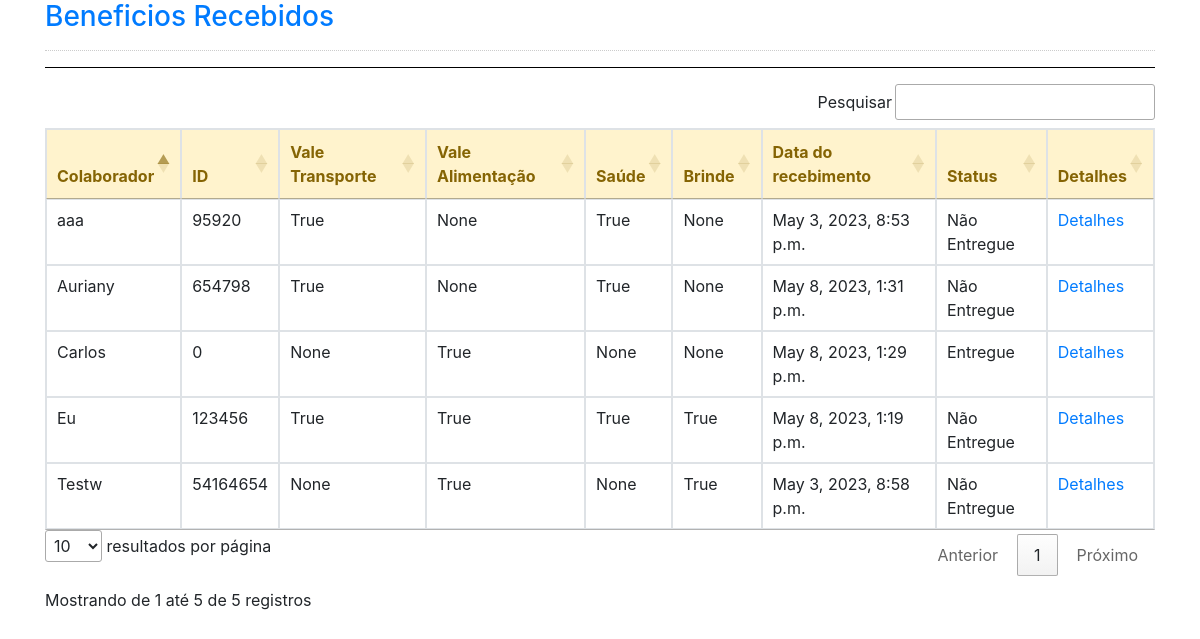
Page /beneficios/ on the earlier database version.
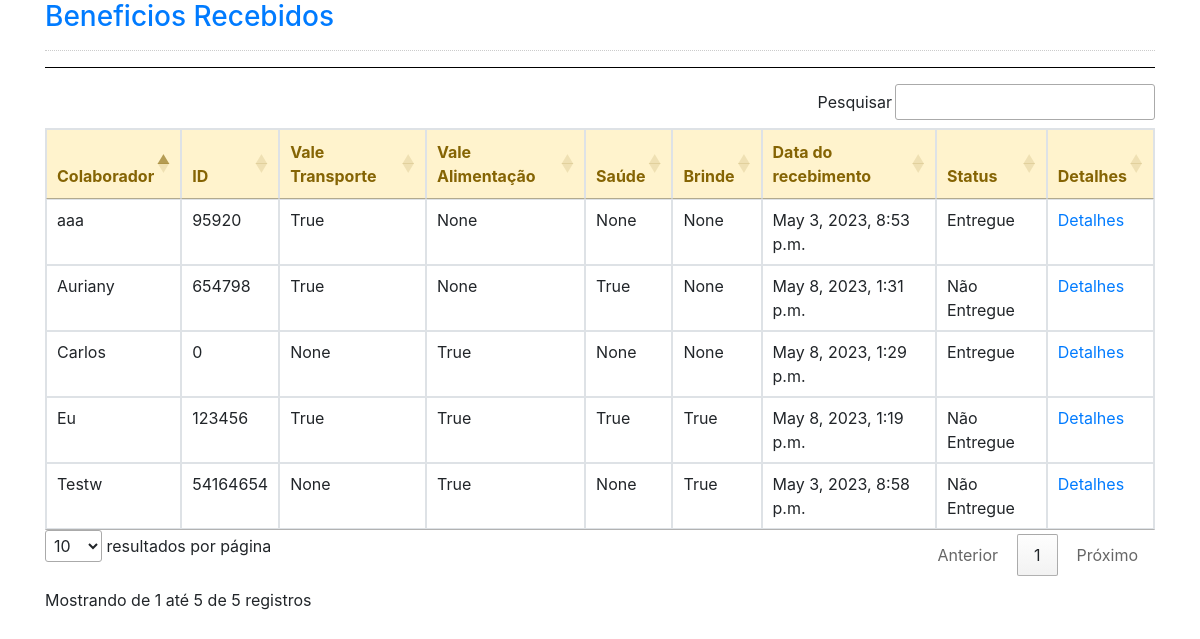
Same page on the later database version.
### beneficios/models.py (models this page shows)
class Beneficios(models.Model):
    id_colaborador = models.IntegerField(null=True, blank=True)
    nome = models.CharField(max_length=50)
    vt = models.CharField(null=True, blank=True, max_length=4)
    va = models.CharField(null=True, blank=True, max_length=4)
    saude = models.CharField(null=True, blank=True, max_length=4)
    brinde = models.CharField(null=True, blank=True, max_length=4)
    data_recebimento = models.DateTimeField(blank=True, default=timezone.now)
    data_entrega = models.DateTimeField(null=True)
    data_att = models.DateTimeField(null=True)
    status = models.CharField(max_length=50, null=True, blank=True)
    observacao = models.CharField(max_length=50, null=True, blank=True)

### beneficios/views.py (the view)
# urls.py: path('', home_beneficios),
def home_beneficios(request):
    bd = Beneficios.objects.all()
    return render(request, 'home_beneficios.html', {'bd': bd})

### beneficios/templates/home_beneficios.html
{% extends 'base_beneficios.html' %}
{% block body %}
<hr style="border-top:1px solid #000; clear:both;"/>
<table id="table" class="table table-bordered" style="margin-left:auto; margin-right:auto">
    <thead class="alert-warning">
        <tr>
            <th>Colaborador</th>
            <th>ID</th>
            <th>Vale Transporte</th>
            <th>Vale Alimentação</th>
            <th>Saúde</th>
            <th>Brinde</th>
            <th>Data do recebimento</th>
            <th>Status</th>
            <th>Detalhes</th>
        </tr>
    </thead>
    <tbody>
        {% for dado in bd %}
        <tr>
            <td>{{dado.nome}}</td>
            <td>{{dado.id_colaborador}}</td>
            <td>{{dado.vt}}</td>
            <td>{{dado.va}}</td>
            <td>{{dado.saude}}</td>
            <td>{{dado.brinde}}</td>
            <td>{{dado.data_recebimento}}</td>
            <td>{{dado.status}}</td>
            <td><a href="{% url 'editar_beneficio' dado.id %}">Detalhes</a> </td>
        </tr>
        {% endfor %}
    </tbody>
</table>
{% endblock %}

Differences in the rows shown:
changed Beneficios "aaa": saude "True" → "None"; status "Não Entregue" → "Entregue"
